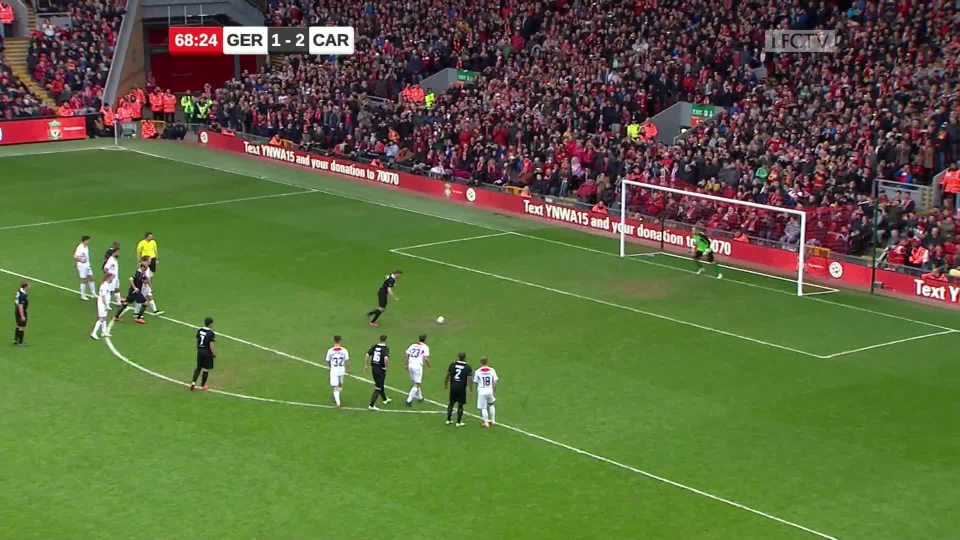
#> input picture images/1.jpg, 1920 x 1080 px (shown at 1/2 size); its folder holds only this picture in this run
$ python main.py
#> lines starting #> are read from the running program, lines starting #| are printed output that depends on the picture; after the words box and inside, x2 and y2 are one past the last pixel; in counts of white or black regions, pixels touching at a corner belong together
### filter.py
import cv2 as cv
import numpy as np
import matplotlib.pyplot as plt
from sklearn.cluster import DBSCAN
from transform import add_text
import os
from scipy.spatial import distance


# [4 lines left out: function plot_image, not called in this run]


class ImageHolder:
    def __init__(self):
        self.src_img = None
        self.filename = None
        self.dst_img = None

    def load_img(self, filename: str):
        self.src_img = cv.imread(filename)
        self.src_img = cv.resize(self.src_img, (1920, 1080))
        self.filename = filename
        self.dst_img = self.src_img.copy()

    def _filterMark_(self, img):
        # img = cv.resize(img, (1920, 1080))
        kernel = np.ones((15, 15), np.uint8)

        hsv = cv.cvtColor(cv.GaussianBlur(img, (5, 5), 5), cv.COLOR_BGR2HSV)
        mask_green = cv.inRange(hsv, (20, 20, 80), (70, 235, 200))

        mask_green = cv.morphologyEx(mask_green, cv.MORPH_OPEN, kernel)

        components = cv.connectedComponentsWithStats(mask_green, 4, cv.CV_32S)
        max_area_index = (np.argmax(components[2], axis=0))[4]
        for i in range(len(components[1])):
            for j in range(len(components[1][i])):
                if (components[1][i][j] != max_area_index):
                    mask_green[i][j] = 0
        mask_green = cv.morphologyEx(mask_green, cv.MORPH_CLOSE, kernel)
        img = cv.bitwise_and(img, img, mask=mask_green)
        return img

    def _a_b_x_y_list_(self, lines):
        a_b_x_y = []
        a_b = []
        for line in lines:
            x1, y1, x2, y2 = line[0]
            if not (x2 - x1):
                break
            a = (y2 - y1) / (x2 - x1)
            if abs(a) < 5:
                b = y1 - a * x1
                a = np.arctan(a) * 180
                a_b += [[a, b]]
                a_b_x_y += [[a, b, line[0]]]
        return a_b_x_y, a_b

    def _create_clusters_(self, a_b):
        clustering = DBSCAN(eps=30, min_samples=1)
        clusters = clustering.fit_predict(a_b)
        clustersU = np.unique(clusters)
        return clusters, clustersU

    def _create_cluster_dict_(self, a_b_x_y, clusters):
        clusters_dict = {}
        for cluster in clusters: clusters_dict[cluster] = []
        for i, cluster in enumerate(clusters):
            a, b, [x1, y1, x2, y2] = a_b_x_y[i]
            clusters_dict[cluster] += [[a, b, [x1, y1, x2, y2]]]
        return clusters_dict

    def _find_best_points_(self, clusters_dict, clustersU, plot=True):
        total_points = []

        for cluster in clustersU:
            zeros = np.zeros((self.src_img.shape[0], self.src_img.shape[1])).astype(np.uint8)

            pair1, pair2 = [], []
            a_b_mean = []

            for line in clusters_dict[cluster]:
                a, b, [x1, y1, x2, y2] = line
                pair1 += [[x1, y1]]
                pair2 += [[x2, y2]]
                a_b_mean += [[a, b]]
                cv.line(zeros, (x1, y1), (x2, y2), 255, 2)

            # [6 lines of commented-out code are left out]

            a_b_mean = np.mean(a_b_mean, axis=0)
            # a_b_mean = a_b_mean[0]

            min_dist, best_points = 0, []
            for x1, y1 in pair1:
                for x2, y2 in pair2:
                    dist = np.sqrt((x2 - x1) ** 2 + (y2 - y1) ** 2)
                    if dist > min_dist:
                        min_dist = dist
                        best_points = [x1, y1, x2, y2]

            x1, y1, x2, y2 = best_points
            if plot:
                cv.line(zeros, (x1, y1), (x2, y2), 255, 2)
                plot_image(zeros)
            a, b = a_b_mean

            total_points += [[a, b, best_points]]
        return total_points

    def apply_filters(self, filename=None):
        if filename:
            self.load_img(filename)
        img = self.src_img

        img = self._filterMark_(img)

        morph = cv.morphologyEx(img, cv.MORPH_TOPHAT, np.ones((15, 15), np.uint8))
        gray = morph[:, :, np.argmax(morph.mean(axis=(0, 1)))]

        # cv.imshow("", gray)
        # cv.waitKey()

        kernel_size = 5
        gauss = cv.GaussianBlur(gray, (kernel_size, kernel_size), 0)

        edges = cv.Canny(gauss, 50, 150)

        lines = cv.HoughLinesP(edges, rho=1, theta=np.pi / 180, threshold=50, minLineLength=180, maxLineGap=50)
        if not edges.mean():
            return None, None

        # [4 lines of commented-out code are left out]

        a_b_x_y, a_b = self._a_b_x_y_list_(lines)

        clusters, clustersU = self._create_clusters_(a_b)

        clusters_dict = self._create_cluster_dict_(a_b_x_y, clusters)

        total_points = self._find_best_points_(clusters_dict, clustersU, False)

        self.dst_img = self.src_img.copy()
        # self.dst_img = np.zeros((img.shape[0], img.shape[1])).astype(np.uint8)

        for a, b, [x1, y1, x2, y2] in total_points:
            cv.line(self.dst_img, (x1, y1), (x2, y2), (0, 0, 255), 2)

        len_idx = [np.sqrt((x1 - x2) ** 2 + (y1 - y2) ** 2) for a, b, [x1, y1, x2, y2] in total_points]
        for i in range(len(len_idx)):
            total_points[i] += [len_idx[i]]
        total_points_sorted = sorted(total_points, key=lambda l: l[3], reverse=True)
        # print(total_points_sorted)

        eps = 50
        x_lines_idx = {}
        self.x_lines_idx = x_lines_idx
        for i, (a, b, [x1, y1, x2, y2], _) in enumerate(total_points_sorted):
            a = np.tan(a / 180)
            x_lines_idx[i] = []
            for ii, (a_, b_, [x1_, y1_, x2_, y2_], _) in enumerate(total_points_sorted):
                a_ = np.tan(a_ / 180)
                if (abs(int(a * x1_ + b) - y1_) < eps or abs(int(a * x2_ + b) - y2_) < eps) and i != ii:
                    x_lines_idx[i] += [ii]
                    # cv.circle(self.dst_img, (x1_, y1_), radius=10, color=(255, 255, 255), thickness=-1)
                    # cv.circle(self.dst_img, (x2_, y2_), radius=10, color=(255, 255, 255), thickness=-1)

        for i in range(len(total_points_sorted)):
            total_points_sorted[i] += [len(x_lines_idx[i])]
            cv.putText(self.dst_img, f"{i}",
                       np.mean([total_points_sorted[i][2][:2], total_points_sorted[i][2][2:]], axis=(0)).astype(int),
                       cv.FONT_HERSHEY_SIMPLEX, 1, 2)

        # print(total_points_sorted)
        # print(x_lines_idx)
        # exit()
        total_points_sorted_crop = total_points_sorted[:int(len(total_points_sorted))]

        index_max_x_lines = 0
        self.index_max_x_lines = index_max_x_lines
        max_lines = 0
        max_len = 0
        a, b = 0, 0
        for i, (a_, b_, [x1, y1, x2, y2], len_, x_lines) in enumerate(total_points_sorted_crop):
            if (x_lines > max_lines or
                    (x_lines == max_lines and (((a < 0 and a_ < 0) and b_ < b) or ((a > 0 and a_ > 0) and b_ > b)))) \
                    and len_ > 0.8 * max_len:
                a, b = a_, b_
                max_len = len_
                max_lines = x_lines
                index_max_x_lines = i

        a, b, [x1, y1, x2, y2], len_, x_lines = total_points_sorted_crop[index_max_x_lines]
        cv.line(self.dst_img, (x1, y1), (x2, y2), (0, 255, 0), 5)

        # 2D proection

        # print(x_lines_idx[index_max_x_lines])
        # print([x_lines_idx[key] for key in x_lines_idx[index_max_x_lines]])

        idx_lines = []
        try:
            tmp = [x_lines_idx[key] for key in x_lines_idx[index_max_x_lines]]
            set_ = set()
            for i, list_ in enumerate(tmp):
                if list_:
                    set_ = set_.union(set(list_))
            if 1 in set_:
                set_.remove(1)
            idx_lines = []
            for i, list_ in enumerate(tmp):
                if list_ and len(idx_lines) < 2:
                    for val in list_:
                        if val in set_:
                            idx_lines += [x_lines_idx[index_max_x_lines][i]]
                            break
        except:
            pass

        # print(idx_lines)
        if len(idx_lines) == 2:

            idx1, idx2 = idx_lines[0], idx_lines[1]
            if np.mean([total_points_sorted[idx1][2][0], total_points_sorted[idx1][2][2]]) > np.mean([total_points_sorted[idx2][2][0], total_points_sorted[idx2][2][2]]):
                idx_lines.reverse()
            idx1, idx2 = idx_lines[0], idx_lines[1]

            p0, p1, p2, p3 = total_points_sorted[idx1][2][:2], total_points_sorted[idx1][2][2:], \
                             total_points_sorted[idx2][2][:2], total_points_sorted[idx2][2][2:]
            # print(total_points_sorted[idx1], total_points_sorted[idx2])

            # cv.circle(self.dst_img, p0, radius=10, color=(255, 255, 255), thickness=-1)
            self.dst_img = add_text(self.dst_img, [p0, p1, p2, p3])


        self.save_image()
        return total_points_sorted, self.dst_img

    def save_image(self):
        if not os.path.exists("res_images"):
            os.mkdir("res_images")
        # print("res_images" + self.filename.split('/')[-1])
        cv.imwrite("res_images/" + self.filename.split('/')[-1], self.dst_img)


# [3 lines that do not run on import are left out]

### transform.py
import cv2 as cv
import numpy as np


def add_text(image: np.array, im_pts=[[783, 501], [1021, 464], [1647, 715], [1909, 661]],
             zone=1, draw_lines=False):
    # image - photo of field
    # im_pts - 4 points of rectangle
    # zone - 1: gate rectangle
    # zone - 2: shtrafnaya rectangle
    # draw_lines - drawing field lines on image (if False - only words will be drawn)

    field = cv.imread('field.png', cv.IMREAD_COLOR)
    words = cv.imread('words.png', cv.IMREAD_COLOR)

    gate_pts = [[1063, 286], [1135, 286], [1063, 510], [1135, 510]]
    shtraf_pts = [[920, 150], [1135, 150], [920, 646], [1135, 646]]

    if (zone == 1):
        fld_pts = gate_pts
    if (zone == 2):
        fld_pts = shtraf_pts

    # for i in range(4):
    #     cv.line(image, (im_pts[i][0], im_pts[i][1]), (im_pts[i][0], im_pts[i][1]), (i * 64, i * 64, i * 64), thickness=10)
    #     cv.line(field, (fld_pts[i][0], fld_pts[i][1]), (fld_pts[i][0], fld_pts[i][1]), (i * 64, i * 64, i * 64),
    #             thickness=10)

    dst_pts = np.float32(im_pts).reshape(-1, 1, 2)
    src_pts = np.float32(fld_pts).reshape(-1, 1, 2)
    matrix = (cv.findHomography(src_pts, dst_pts, cv.RANSAC, 5.0)[0])
    words_t = cv.warpPerspective(src=words, M=matrix, dsize=image.shape[:2][::-1])
    field_t = cv.warpPerspective(src=field, M=matrix, dsize=image.shape[:2][::-1])
    if (not draw_lines):
        words_t = words_t - field_t

    # cv.imshow("1.png", cv.bitwise_or(image, words_t))

    return cv.bitwise_or(image, words_t)

### main.py
from filter import ImageHolder
import multiprocessing
import os

IMAGE_DIR = "images"


if __name__ == "__main__":
    print("Virtual cores:", multiprocessing.cpu_count())
    ImH = ImageHolder()
    processes = []
    for i, filename in enumerate(os.listdir(IMAGE_DIR)):
        processes += [multiprocessing.Process(target=ImH.apply_filters, args=(IMAGE_DIR + '/' + filename,))]

    processes_run = []
    stack = []
    for proc in processes:
        proc.start()
#> this loop made 1 pass
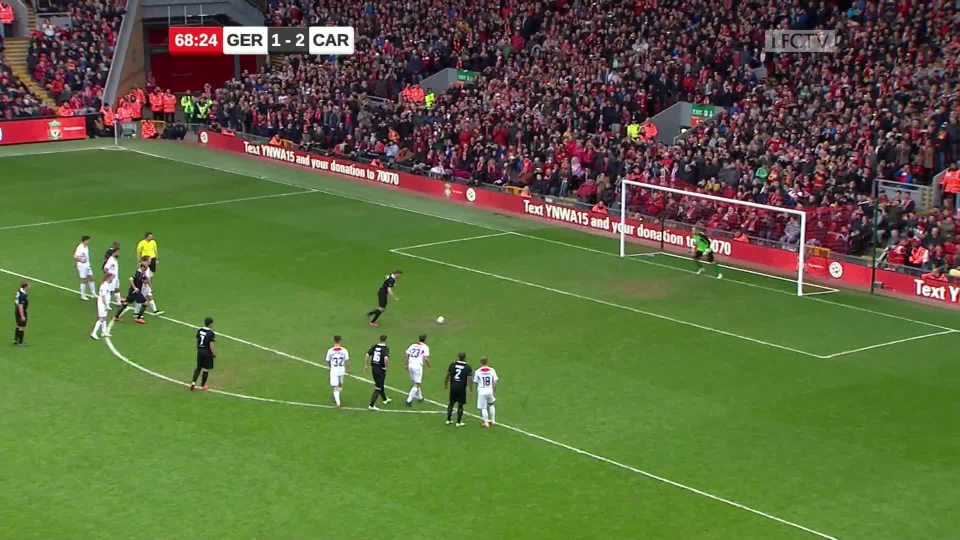
#> input picture images/1.jpg, 1920 x 1080 px (shown at 1/2 size)
#> pass 1, in _filterMark_, `mask_green = cv.inRange(hsv, (20, 20, 80), (70, 235, 200))`:
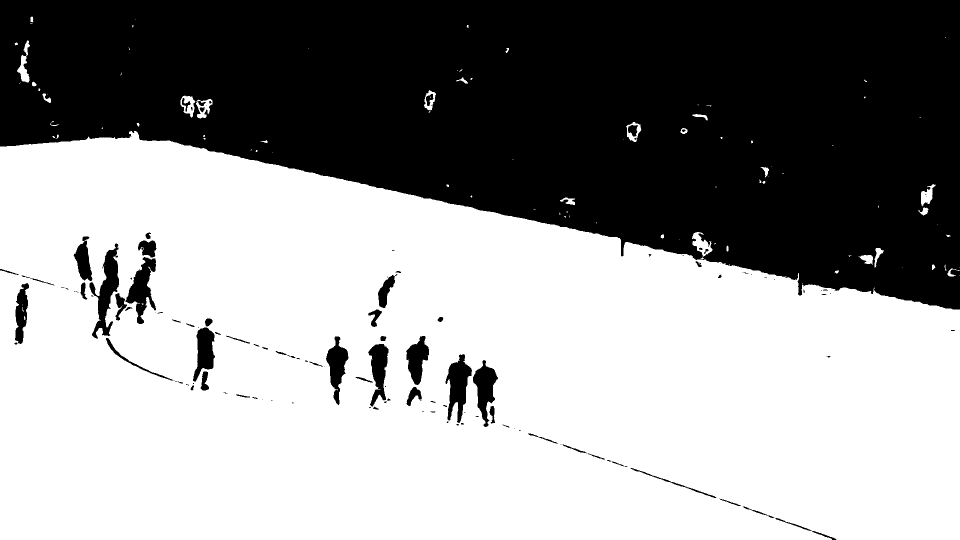
#> mask_green: shape (1080, 1920) (shown at 1/2 size); 59.1% white; 125 black regions (63 under 20 px), largest, box (x1, y1, x2, y2) and area: (0, 0, 1920, 619) 808260, (179, 487, 238, 677) 4449, (891, 708, 944, 846) 3795
#> pass 1, in _filterMark_, `mask_green = cv.morphologyEx(mask_green, cv.MORPH_OPEN, kernel)`:
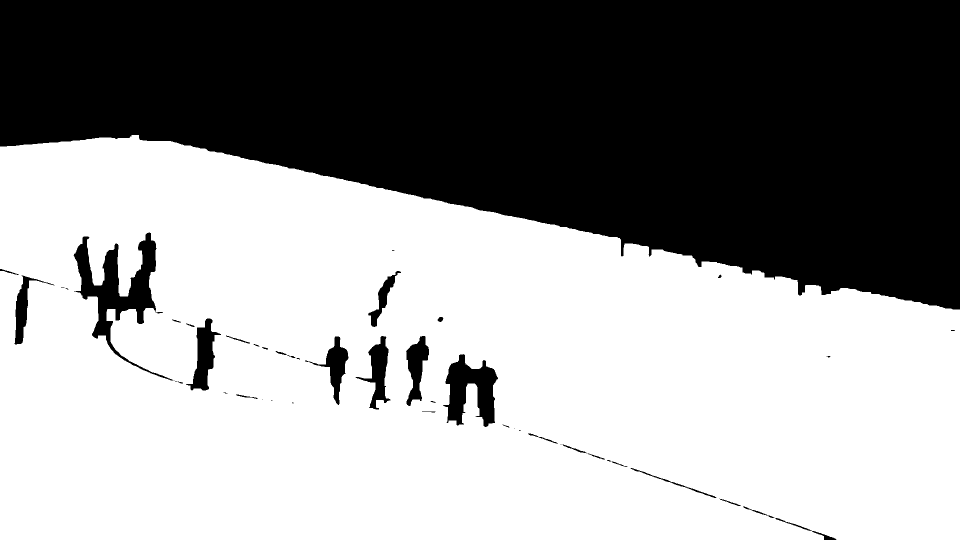
#> mask_green: shape (1080, 1920) (shown at 1/2 size); 58.4% white; 46 black regions (15 under 20 px), largest, box (x1, y1, x2, y2) and area: (0, 0, 1920, 619) 817966, (147, 465, 347, 761) 15436, (886, 708, 996, 854) 8665
#> pass 1, in _filterMark_, `mask_green = cv.morphologyEx(mask_green, cv.MORPH_CLOSE, kernel)`:
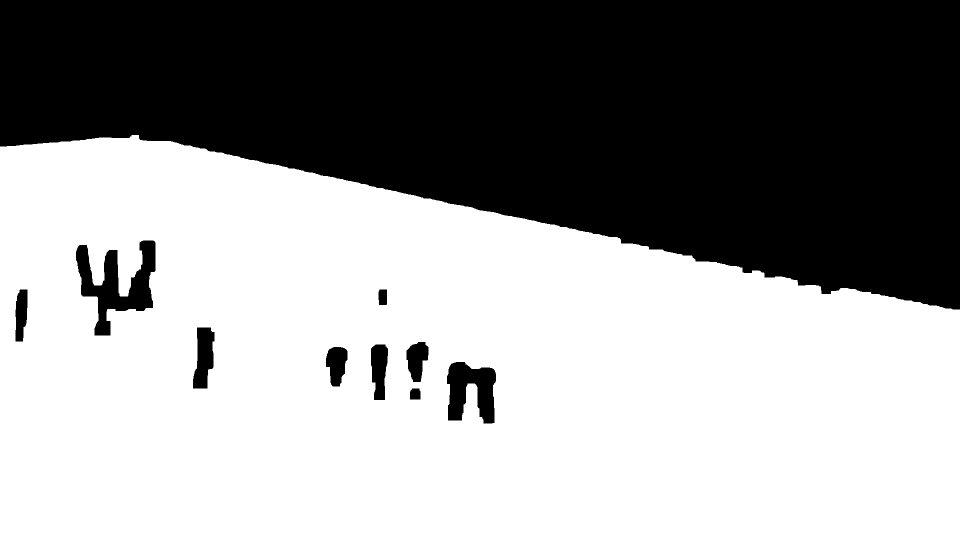
#> mask_green: shape (1080, 1920) (shown at 1/2 size); 58.8% white; 10 black regions, largest, box (x1, y1, x2, y2) and area: (0, 0, 1920, 619) 817372, (152, 481, 311, 671) 13256, (894, 724, 992, 847) 8067
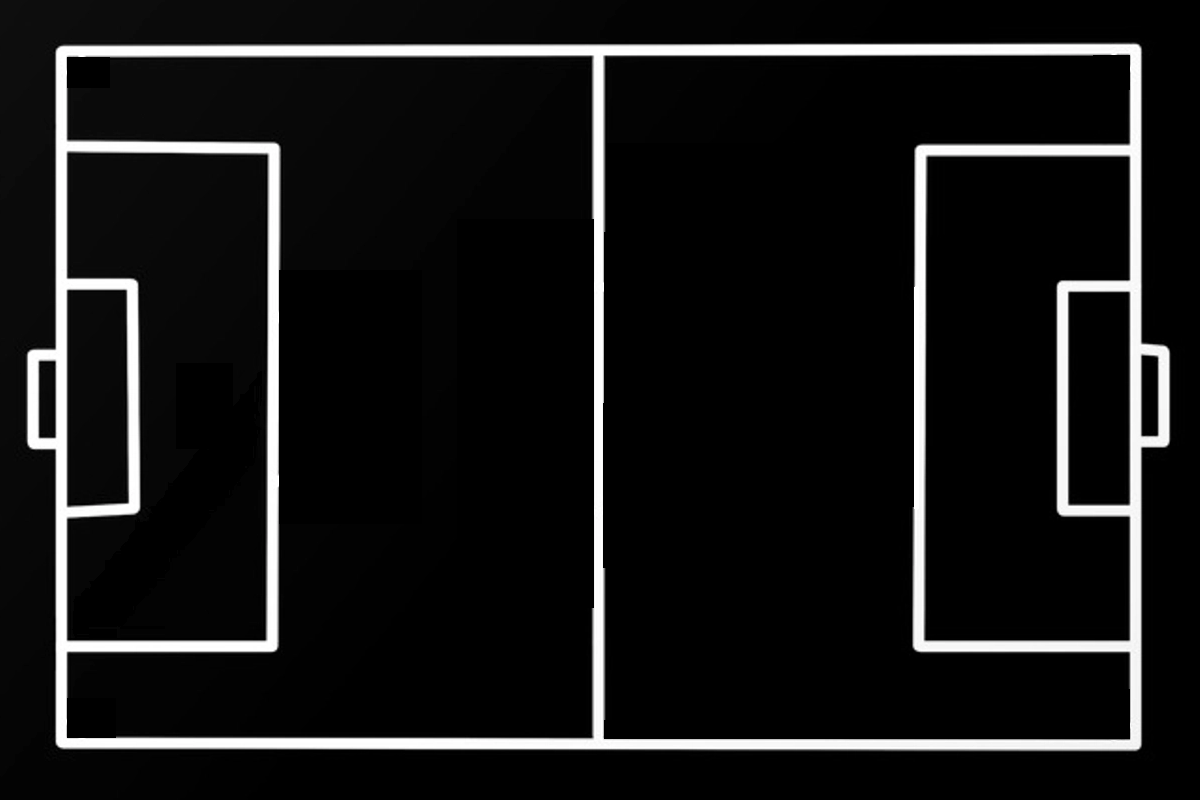
#> input picture field.png, 1200 x 800 px
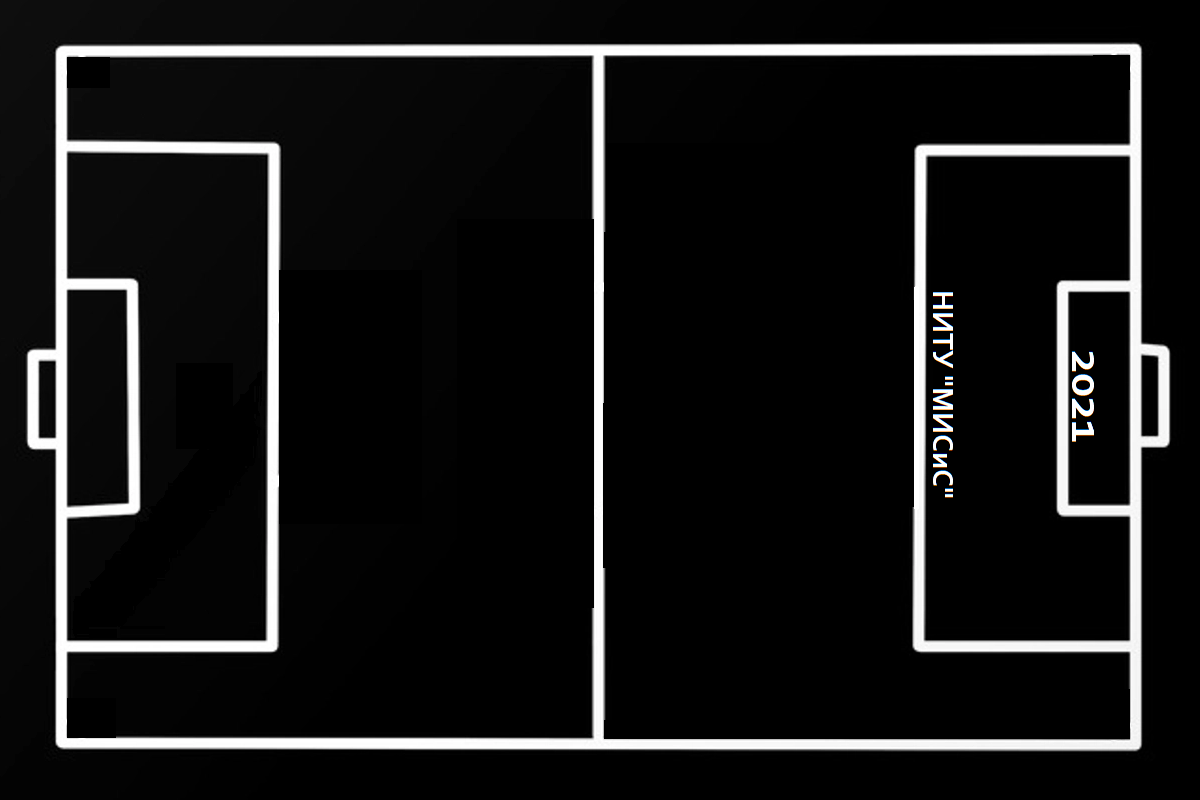
#> input picture words.png, 1200 x 800 px
